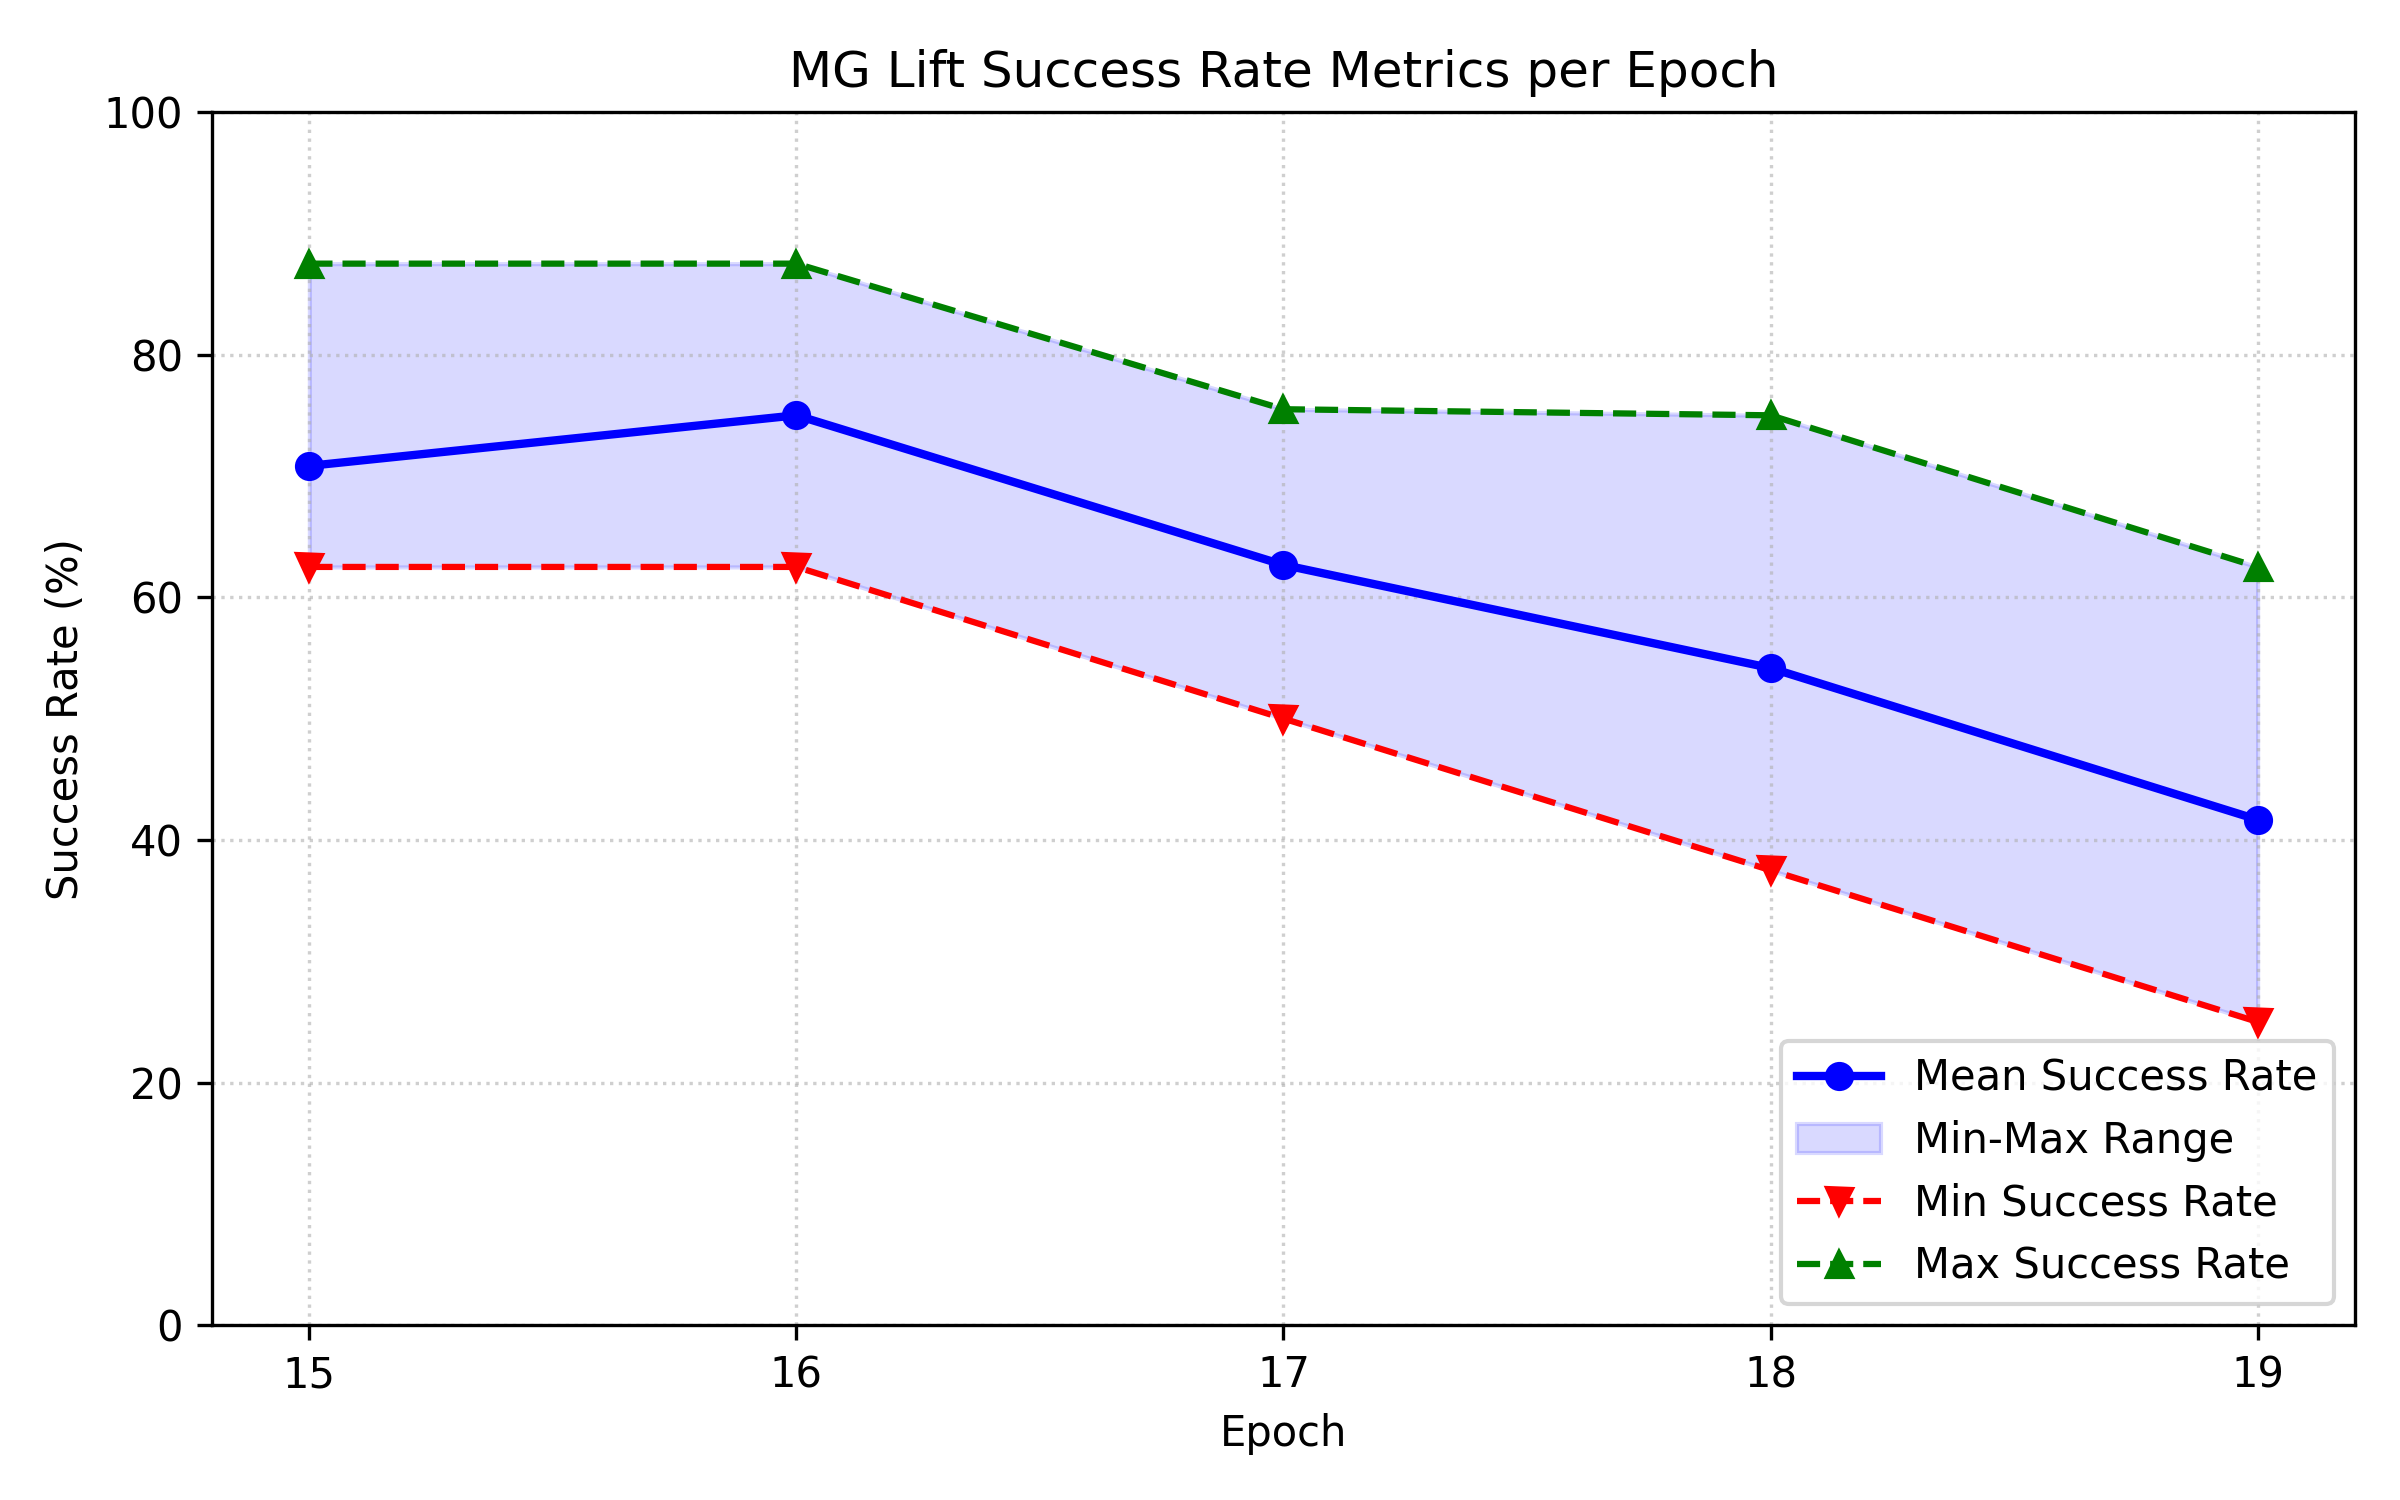

Generate this figure with Python:
"""These are the results from ICL carried out on MG lift task with negative time based rewards (-1 at every step, +100 on success - meant to help discriminate between the better and worse trajectories)."""
import matplotlib.pyplot as plt
import numpy as np

# Data grouped by epoch
epochs = [15, 16, 17, 18, 19]
data = {
    15: [87.5, 62.5, 62.5],
    16: [87.5, 75.0, 62.5],
    17: [62.5, 50.0, 75.5],
    18: [50.0, 75.0, 37.5],
    19: [37.5, 62.5, 25.0] 
}

# Calculate statistics
means = [np.mean(data[e]) for e in epochs]
mins = [np.min(data[e]) for e in epochs]
maxs = [np.max(data[e]) for e in epochs]

# Plotting setup
fig, ax = plt.subplots(figsize=(8, 5))

# Plot mean line
ax.plot(epochs, means, label='Mean Success Rate', color='blue', marker='o', linewidth=2)

# Shaded area representing the range between min and max
ax.fill_between(epochs, mins, maxs, color='blue', alpha=0.15, label='Min-Max Range')

# Plot min and max markers/lines
ax.plot(epochs, mins, label='Min Success Rate', color='red', linestyle='--', marker='v')
ax.plot(epochs, maxs, label='Max Success Rate', color='green', linestyle='--', marker='^')

# Graph customization
ax.set_xlabel('Epoch')
ax.set_ylabel('Success Rate (%)')
ax.set_title('MG Lift Success Rate Metrics per Epoch')
ax.set_xticks(epochs)
ax.set_ylim(0, 100)
ax.grid(True, linestyle=':', alpha=0.6)
ax.legend(loc='lower right')

# Adjust layout and save the visualization
plt.tight_layout()
plt.savefig('icl_with_mg.png', dpi=300)
